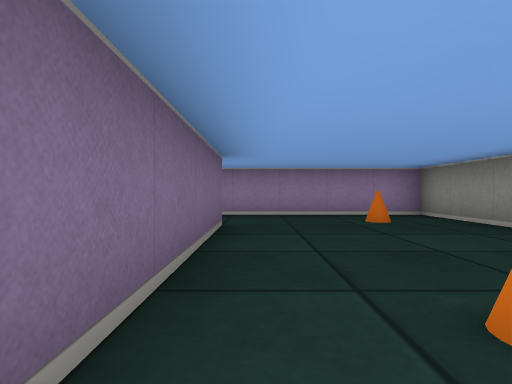
view 1 (above)

16 first-person views from a walk through a cub3D level. The camera is about half as high as the walls, looks level and sees 80° across. The floor is counted in squares. Each view is taken from the middle of a square. On the plan, view 1 faces up. The plan holds only what a view shows up to about 9 squares ahead; the rest is blank.

view 2
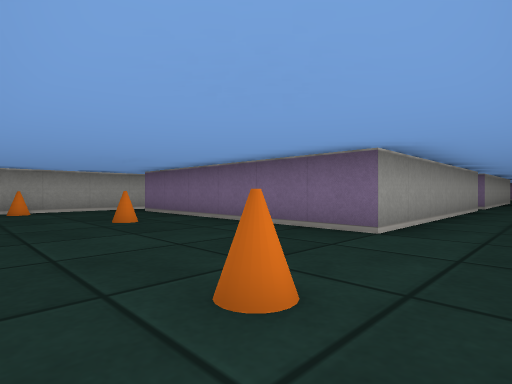

view 3
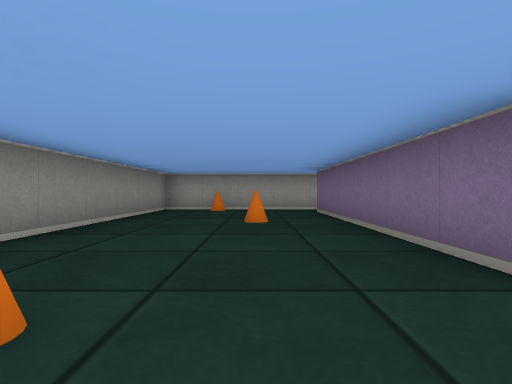

view 4
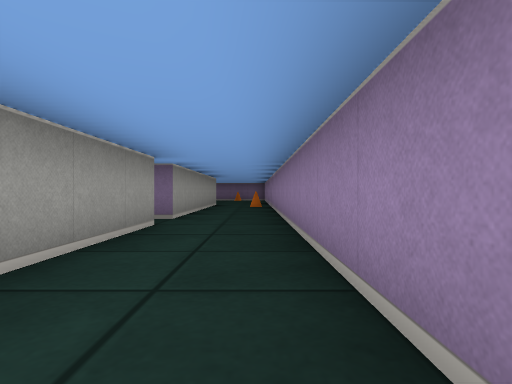

view 5
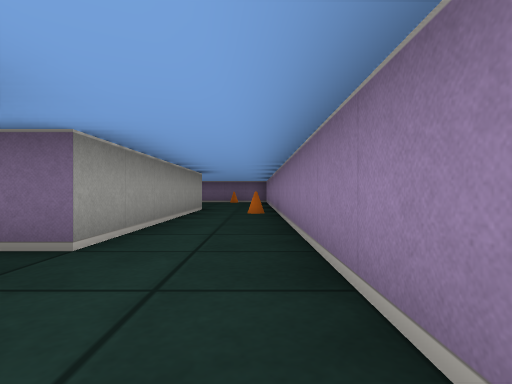

view 6
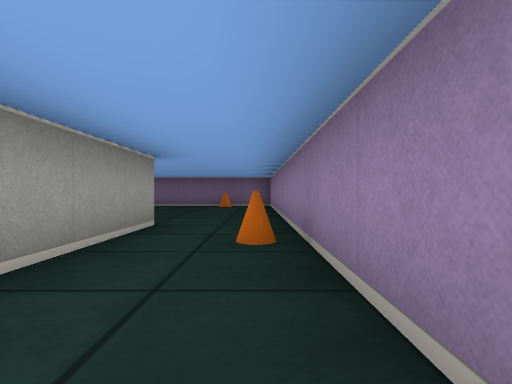

view 7
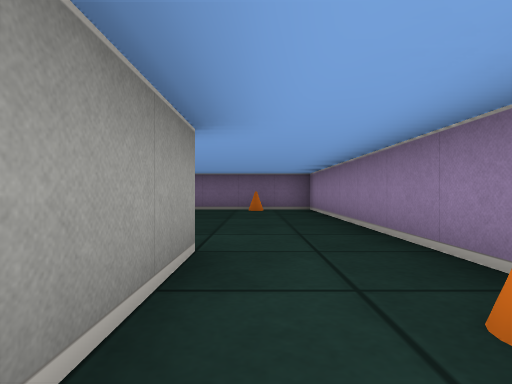

view 8
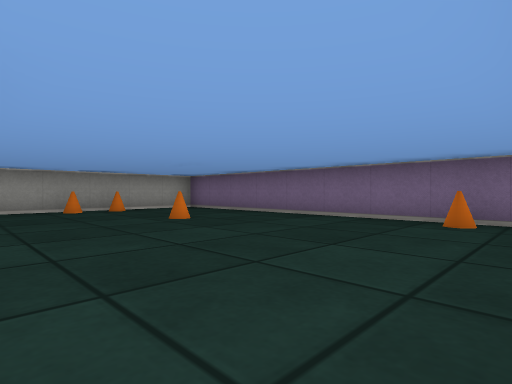

view 9
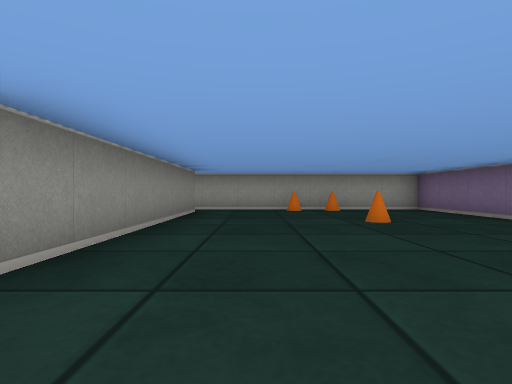

view 10
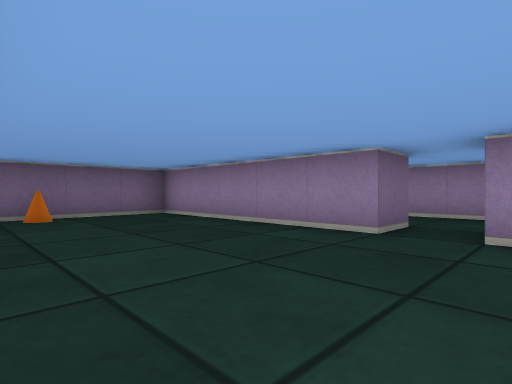

view 11
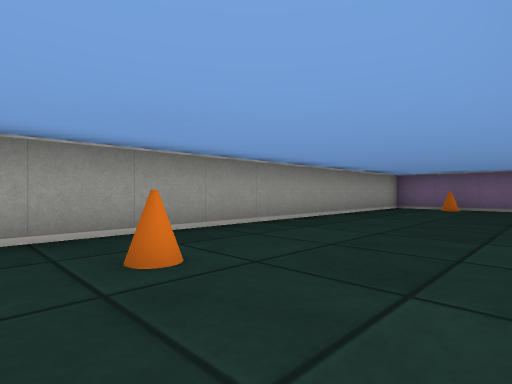

view 12
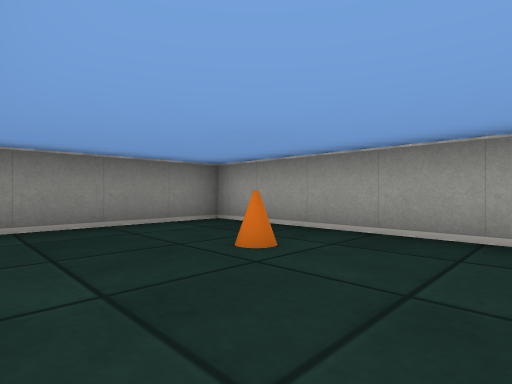

view 13
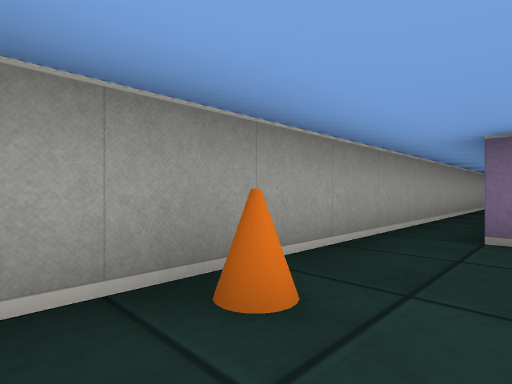

view 14
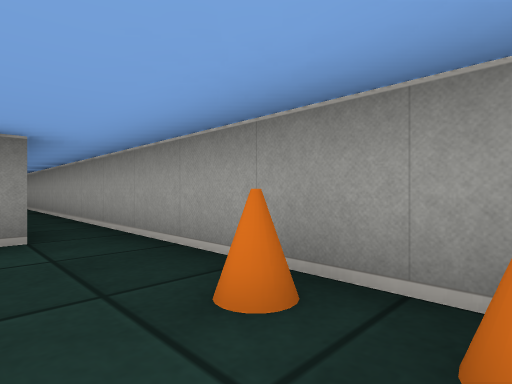

view 15
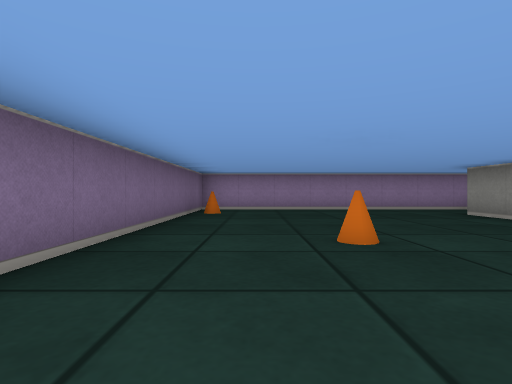

view 16
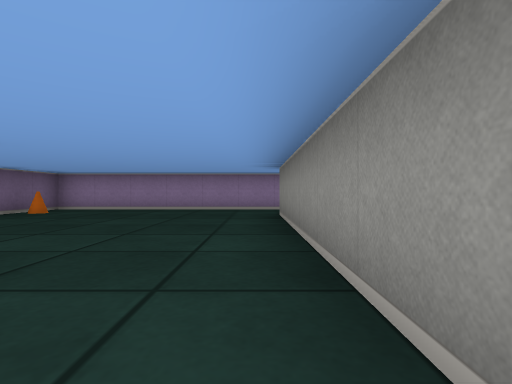

### Floor plan
Points are (right, up) in squares from view 1. A wall is a line through its corners. A room is listed if a view was taken in it or the views show most of it. See-through windows are left out.
Room 1 (views 1, 2, 3, 4, 5, 6, 7, 13)
walls: (-2.5, 6.5) (-13.5, 6.5); (-6.5, 4.5) (-0.5, 4.5) (-0.5, -1.5); (-13.5, 4.5) (-7.5, 4.5) (-7.5, 3.5); (-13.5, -2.5) (3.5, -2.5) (3.5, 6.5) (-0.8, 6.5)
ways out: opening at (-13, -2) to room 2; opening at (-13, 5.5) to room 2; opening at (-7, 4) to room 3
objects: cone (-12, 6); cone (1, 1); cone (2, -2); cone (2, 5)
Room 2 (views 8, 9, 14, 15, 16)
walls: (-13.5, -1.6) (-13.5, 4.5); (-13.5, 6.5) (-19.5, 6.5) (-19.5, -2.5) (-13.5, -2.5)
ways out: opening at (-13, -2) to room 1; opening at (-13, 5.5) to room 1
objects: cone (-19, 5); cone (-17, -2); cone (-17, 1); cone (-16, -2)
Room 3 (views 10, 11, 12)
walls: (-7.5, 3.5) (-12.5, 3.5) (-12.5, -0.5) (-1.5, -0.5) (-1.5, 2.6)
ways out: opening at (-7, 4) to room 1
objects: cone (-12, 1); cone (-4, 1)

Where each view was taken, in squares from view 1:
view 1: 0 up, 0 right, facing up
view 2: 6 up, 3 right, facing down-left
view 3: 6 up, 1 right, facing down
view 4: 6 up, 2 left, facing left
view 5: 6 up, 5 left, facing left
view 6: 6 up, 9 left, facing left
view 7: 5 up, 11 left, facing left
view 8: 6 up, 14 left, facing down-left
view 9: 6 up, 15 left, facing down
view 10: 0 up, 6 left, facing up-left
view 11: 3 up, 3 left, facing down-left
view 12: 3 up, 6 left, facing down-right
view 13: 1 down, 3 right, facing down-left
view 14: 1 down, 17 left, facing down-right
view 15: 2 down, 18 left, facing up
view 16: 2 down, 14 left, facing up
